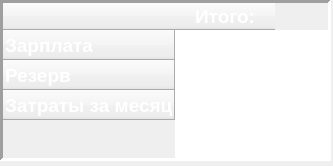
<?xml version="1.0" encoding="UTF-8"?>
<ui version="4.0">
 <class>Form</class>
 <widget class="QWidget" name="Form">
  <property name="windowModality">
   <enum>Qt::ApplicationModal</enum>
  </property>
  <property name="geometry">
   <rect>
    <x>0</x>
    <y>0</y>
    <width>333</width>
    <height>166</height>
   </rect>
  </property>
  <property name="font">
   <font>
    <pointsize>14</pointsize>
   </font>
  </property>
  <property name="windowTitle">
   <string>Отчет</string>
  </property>
  <property name="styleSheet">
   <string notr="true"/>
  </property>
  <widget class="QTableWidget" name="tableWidget">
   <property name="geometry">
    <rect>
     <x>0</x>
     <y>0</y>
     <width>331</width>
     <height>161</height>
    </rect>
   </property>
   <property name="font">
    <font>
     <pointsize>14</pointsize>
     <weight>75</weight>
     <bold>true</bold>
    </font>
   </property>
   <property name="styleSheet">
    <string notr="true">color: rgb(255, 255, 255);
gridline-color: rgb(255, 255, 255);

</string>
   </property>
   <property name="frameShape">
    <enum>QFrame::Panel</enum>
   </property>
   <property name="frameShadow">
    <enum>QFrame::Sunken</enum>
   </property>
   <property name="lineWidth">
    <number>3</number>
   </property>
   <property name="midLineWidth">
    <number>0</number>
   </property>
   <property name="gridStyle">
    <enum>Qt::SolidLine</enum>
   </property>
   <property name="sortingEnabled">
    <bool>false</bool>
   </property>
   <row>
    <property name="text">
     <string>Зарплата</string>
    </property>
    <property name="font">
     <font>
      <pointsize>14</pointsize>
     </font>
    </property>
   </row>
   <row>
    <property name="text">
     <string>Резерв</string>
    </property>
    <property name="font">
     <font>
      <pointsize>14</pointsize>
     </font>
    </property>
   </row>
   <row>
    <property name="text">
     <string>Затраты за месяц</string>
    </property>
    <property name="font">
     <font>
      <pointsize>14</pointsize>
     </font>
    </property>
   </row>
   <column>
    <property name="text">
     <string>Итого:</string>
    </property>
    <property name="font">
     <font>
      <pointsize>14</pointsize>
     </font>
    </property>
   </column>
   <item row="0" column="0">
    <property name="text">
     <string/>
    </property>
    <property name="font">
     <font>
      <pointsize>14</pointsize>
     </font>
    </property>
   </item>
  </widget>
 </widget>
 <resources/>
 <connections/>
</ui>
